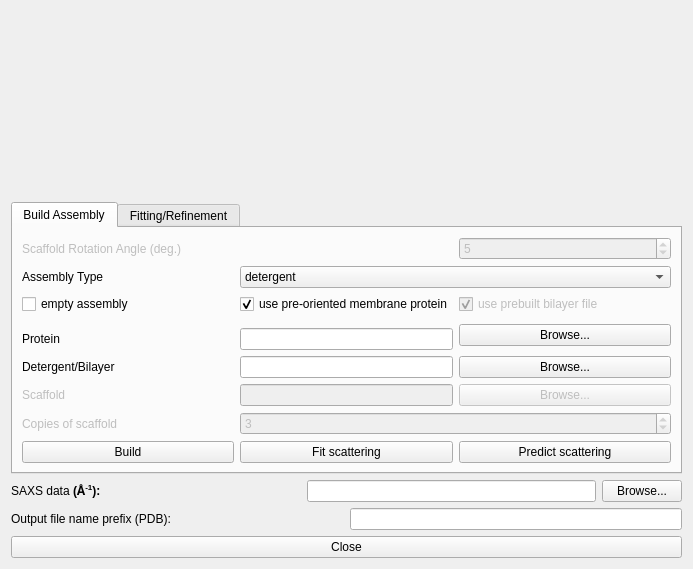
<?xml version="1.0" encoding="UTF-8"?>
<ui version="4.0">
 <class>Form</class>
 <widget class="QWidget" name="Form">
  <property name="geometry">
   <rect>
    <x>0</x>
    <y>0</y>
    <width>693</width>
    <height>569</height>
   </rect>
  </property>
  <property name="windowTitle">
   <string notr="true">PyMOL Membrane Builder Plugin</string>
  </property>
  <layout class="QGridLayout" name="gridLayout_2">
   <item row="3" column="0">
    <layout class="QHBoxLayout" name="horizontalLayout_3">
     <item>
      <widget class="QLabel" name="label_25">
       <property name="sizePolicy">
        <sizepolicy hsizetype="Expanding" vsizetype="Preferred">
         <horstretch>0</horstretch>
         <verstretch>0</verstretch>
        </sizepolicy>
       </property>
       <property name="text">
        <string notr="true">Output file name prefix (PDB):</string>
       </property>
      </widget>
     </item>
     <item>
      <widget class="QLineEdit" name="output_filename_prefix">
       <property name="toolTip">
        <string extracomment="file name prefix for output *.pdb files"/>
       </property>
       <property name="text">
        <string notr="true"/>
       </property>
       <property name="frame">
        <bool>true</bool>
       </property>
       <property name="dragEnabled">
        <bool>false</bool>
       </property>
      </widget>
     </item>
    </layout>
   </item>
   <item row="2" column="0">
    <layout class="QHBoxLayout" name="horizontalLayout">
     <item>
      <widget class="QLabel" name="label_13">
       <property name="sizePolicy">
        <sizepolicy hsizetype="Expanding" vsizetype="Preferred">
         <horstretch>0</horstretch>
         <verstretch>0</verstretch>
        </sizepolicy>
       </property>
       <property name="text">
        <string notr="true">SAXS data &lt;html&gt;&lt;b&gt;(&amp;#8491;&lt;sup&gt;-1&lt;/sup&gt;&lt;b/&gt;&lt;html/&gt;): </string>
       </property>
       <property name="scaledContents">
        <bool>true</bool>
       </property>
      </widget>
     </item>
     <item>
      <widget class="QLineEdit" name="input_filename_data">
       <property name="text">
        <string notr="true"/>
       </property>
      </widget>
     </item>
     <item>
      <widget class="QPushButton" name="btn_browse_data">
       <property name="text">
        <string notr="true">Browse...</string>
       </property>
      </widget>
     </item>
    </layout>
   </item>
   <item row="0" column="0">
    <widget class="QLabel" name="icon">
     <property name="sizePolicy">
      <sizepolicy hsizetype="MinimumExpanding" vsizetype="MinimumExpanding">
       <horstretch>0</horstretch>
       <verstretch>0</verstretch>
      </sizepolicy>
     </property>
     <property name="minimumSize">
      <size>
       <width>280</width>
       <height>60</height>
      </size>
     </property>
     <property name="autoFillBackground">
      <bool>false</bool>
     </property>
     <property name="styleSheet">
      <string notr="true">image: url(:/icon2Pref/big_mpbuilder_ic2.png);</string>
     </property>
     <property name="text">
      <string notr="true"/>
     </property>
     <property name="textFormat">
      <enum>Qt::PlainText</enum>
     </property>
     <property name="pixmap">
      <pixmap>big_mpbuilder_ic2.png</pixmap>
     </property>
     <property name="scaledContents">
      <bool>true</bool>
     </property>
     <property name="alignment">
      <set>Qt::AlignCenter</set>
     </property>
     <property name="wordWrap">
      <bool>true</bool>
     </property>
    </widget>
   </item>
   <item row="1" column="0">
    <widget class="QTabWidget" name="Build">
     <property name="enabled">
      <bool>true</bool>
     </property>
     <property name="sizePolicy">
      <sizepolicy hsizetype="Expanding" vsizetype="Expanding">
       <horstretch>0</horstretch>
       <verstretch>0</verstretch>
      </sizepolicy>
     </property>
     <property name="currentIndex">
      <number>0</number>
     </property>
     <widget class="QWidget" name="Build_2">
      <attribute name="title">
       <string>Build Assembly</string>
      </attribute>
      <attribute name="toolTip">
       <string>Generate a single model with user defined parameters</string>
      </attribute>
      <layout class="QGridLayout" name="gridLayout_3">
       <item row="1" column="0">
        <widget class="QLabel" name="label_5">
         <property name="text">
          <string notr="true">Assembly Type</string>
         </property>
        </widget>
       </item>
       <item row="3" column="2" rowspan="2">
        <widget class="QPushButton" name="btn_browse_prot">
         <property name="text">
          <string notr="true">Browse...</string>
         </property>
        </widget>
       </item>
       <item row="5" column="0">
        <widget class="QLabel" name="label_7">
         <property name="text">
          <string notr="true">Detergent/Bilayer</string>
         </property>
        </widget>
       </item>
       <item row="5" column="2">
        <widget class="QPushButton" name="btn_browse_lip">
         <property name="text">
          <string notr="true">Browse...</string>
         </property>
        </widget>
       </item>
       <item row="6" column="0">
        <widget class="QLabel" name="filename_scaffold_label">
         <property name="enabled">
          <bool>false</bool>
         </property>
         <property name="text">
          <string notr="true">Scaffold</string>
         </property>
        </widget>
       </item>
       <item row="6" column="1">
        <widget class="QLineEdit" name="input_filename_scaffold">
         <property name="enabled">
          <bool>false</bool>
         </property>
         <property name="text">
          <string notr="true"/>
         </property>
        </widget>
       </item>
       <item row="0" column="2">
        <widget class="QDoubleSpinBox" name="input_rotAng">
         <property name="enabled">
          <bool>false</bool>
         </property>
         <property name="decimals">
          <number>0</number>
         </property>
         <property name="value">
          <double>5.000000000000000</double>
         </property>
        </widget>
       </item>
       <item row="7" column="0">
        <widget class="QLabel" name="copies_scaffold_label">
         <property name="enabled">
          <bool>false</bool>
         </property>
         <property name="toolTip">
          <string>&lt;html&gt;&lt;head/&gt;&lt;body&gt;&lt;p&gt;Enter the number of scaffold protein monomers to be symmetrically generated&lt;/p&gt;&lt;/body&gt;&lt;/html&gt;</string>
         </property>
         <property name="text">
          <string notr="true">Copies of scaffold</string>
         </property>
        </widget>
       </item>
       <item row="8" column="0">
        <widget class="QPushButton" name="button_build">
         <property name="sizePolicy">
          <sizepolicy hsizetype="Expanding" vsizetype="Fixed">
           <horstretch>0</horstretch>
           <verstretch>0</verstretch>
          </sizepolicy>
         </property>
         <property name="toolTip">
          <string>&lt;html&gt;&lt;head/&gt;&lt;body&gt;&lt;p&gt;Generate a single model of the assembly with current parameters&lt;/p&gt;&lt;/body&gt;&lt;/html&gt;</string>
         </property>
         <property name="text">
          <string notr="true">Build</string>
         </property>
        </widget>
       </item>
       <item row="1" column="1" colspan="2">
        <widget class="QComboBox" name="input_type">
         <property name="toolTip">
          <string>&lt;html&gt;&lt;head/&gt;&lt;body&gt;&lt;p&gt;choose membrane/detergent assembly type&lt;/p&gt;&lt;/body&gt;&lt;/html&gt;</string>
         </property>
         <item>
          <property name="text">
           <string>detergent</string>
          </property>
         </item>
         <item>
          <property name="text">
           <string>salipro</string>
          </property>
         </item>
         <item>
          <property name="text">
           <string>nanodisc</string>
          </property>
         </item>
         <item>
          <property name="text">
           <string>bilayer</string>
          </property>
         </item>
         <item>
          <property name="text">
           <string>bicelle</string>
          </property>
         </item>
        </widget>
       </item>
       <item row="4" column="1">
        <widget class="QLineEdit" name="input_filename_prot">
         <property name="text">
          <string notr="true"/>
         </property>
        </widget>
       </item>
       <item row="5" column="1">
        <widget class="QLineEdit" name="input_filename_lip">
         <property name="text">
          <string notr="true"/>
         </property>
        </widget>
       </item>
       <item row="6" column="2">
        <widget class="QPushButton" name="btn_browse_scaffold">
         <property name="enabled">
          <bool>false</bool>
         </property>
         <property name="text">
          <string notr="true">Browse...</string>
         </property>
        </widget>
       </item>
       <item row="7" column="1" colspan="2">
        <widget class="QSpinBox" name="input_copies">
         <property name="enabled">
          <bool>false</bool>
         </property>
         <property name="minimum">
          <number>1</number>
         </property>
         <property name="maximum">
          <number>100</number>
         </property>
         <property name="singleStep">
          <number>1</number>
         </property>
         <property name="value">
          <number>3</number>
         </property>
        </widget>
       </item>
       <item row="4" column="0">
        <widget class="QLabel" name="label_6">
         <property name="text">
          <string notr="true">Protein</string>
         </property>
        </widget>
       </item>
       <item row="0" column="0" colspan="2">
        <widget class="QLabel" name="label_2">
         <property name="enabled">
          <bool>false</bool>
         </property>
         <property name="text">
          <string notr="true">Scaffold Rotation Angle (deg.)</string>
         </property>
        </widget>
       </item>
       <item row="8" column="2">
        <widget class="QPushButton" name="button_crysol_predict">
         <property name="sizePolicy">
          <sizepolicy hsizetype="Expanding" vsizetype="Fixed">
           <horstretch>0</horstretch>
           <verstretch>0</verstretch>
          </sizepolicy>
         </property>
         <property name="toolTip">
          <string>&lt;html&gt;&lt;head/&gt;&lt;body&gt;&lt;p&gt;Compute theoretical scattering from single model&lt;/p&gt;&lt;/body&gt;&lt;/html&gt;</string>
         </property>
         <property name="text">
          <string>Predict scattering</string>
         </property>
        </widget>
       </item>
       <item row="8" column="1">
        <widget class="QPushButton" name="button_crysol_fit">
         <property name="sizePolicy">
          <sizepolicy hsizetype="Expanding" vsizetype="Fixed">
           <horstretch>0</horstretch>
           <verstretch>0</verstretch>
          </sizepolicy>
         </property>
         <property name="toolTip">
          <string>&lt;html&gt;&lt;head/&gt;&lt;body&gt;&lt;p&gt;Fit theoretical scattering from single model to experimental data&lt;/p&gt;&lt;/body&gt;&lt;/html&gt;</string>
         </property>
         <property name="text">
          <string notr="true">Fit scattering</string>
         </property>
         <property name="autoDefault">
          <bool>false</bool>
         </property>
        </widget>
       </item>
       <item row="3" column="0" colspan="2">
        <layout class="QGridLayout" name="gridLayout"/>
       </item>
       <item row="2" column="1">
        <widget class="QCheckBox" name="checkBox_3">
         <property name="toolTip">
          <string>&lt;html&gt;&lt;head/&gt;&lt;body&gt;&lt;p&gt;Use the orientation of the supplied PDB file without recentering, leave unchecked to center and align along Z&lt;/p&gt;&lt;/body&gt;&lt;/html&gt;</string>
         </property>
         <property name="text">
          <string>use pre-oriented membrane protein</string>
         </property>
         <property name="checked">
          <bool>true</bool>
         </property>
         <property name="tristate">
          <bool>false</bool>
         </property>
        </widget>
       </item>
       <item row="2" column="2">
        <widget class="QCheckBox" name="checkBox_prebuild_bilayer">
         <property name="enabled">
          <bool>false</bool>
         </property>
         <property name="toolTip">
          <string>&lt;html&gt;&lt;head/&gt;&lt;body&gt;&lt;p&gt;Use a previously generated membrane bilayer, or leave unchecked to generate a new bilayer&lt;/p&gt;&lt;/body&gt;&lt;/html&gt;</string>
         </property>
         <property name="text">
          <string>use prebuilt bilayer file</string>
         </property>
         <property name="checked">
          <bool>true</bool>
         </property>
        </widget>
       </item>
       <item row="2" column="0">
        <widget class="QCheckBox" name="checkBox_emptyAssembly">
         <property name="toolTip">
          <string>&lt;html&gt;&lt;head/&gt;&lt;body&gt;&lt;p&gt;Check box if no transmembrane protein present&lt;/p&gt;&lt;/body&gt;&lt;/html&gt;</string>
         </property>
         <property name="text">
          <string>empty assembly</string>
         </property>
         <property name="checked">
          <bool>false</bool>
         </property>
        </widget>
       </item>
      </layout>
     </widget>
     <widget class="QWidget" name="tab">
      <attribute name="title">
       <string>Fitting/Refinement</string>
      </attribute>
      <attribute name="toolTip">
       <string>Refinment of assembly using gridsearch/optimization</string>
      </attribute>
      <layout class="QGridLayout" name="gridLayout_4">
       <item row="0" column="2">
        <widget class="QLabel" name="label_10">
         <property name="sizePolicy">
          <sizepolicy hsizetype="Preferred" vsizetype="Maximum">
           <horstretch>0</horstretch>
           <verstretch>0</verstretch>
          </sizepolicy>
         </property>
         <property name="text">
          <string notr="true">max</string>
         </property>
        </widget>
       </item>
       <item row="0" column="3">
        <widget class="QLabel" name="label_11">
         <property name="sizePolicy">
          <sizepolicy hsizetype="Preferred" vsizetype="Maximum">
           <horstretch>0</horstretch>
           <verstretch>0</verstretch>
          </sizepolicy>
         </property>
         <property name="text">
          <string notr="true">step</string>
         </property>
        </widget>
       </item>
       <item row="1" column="0">
        <widget class="QLabel" name="first_angle_label">
         <property name="sizePolicy">
          <sizepolicy hsizetype="Preferred" vsizetype="Fixed">
           <horstretch>0</horstretch>
           <verstretch>0</verstretch>
          </sizepolicy>
         </property>
         <property name="text">
          <string notr="true">&lt;html&gt;&lt;head/&gt;&lt;body&gt;&lt;p&gt;&lt;span style=&quot; font-size:10pt;&quot;&gt;Max Polar Angle &lt;/span&gt;&lt;span style=&quot; font-size:10pt; font-weight:600;&quot;&gt;ω&lt;/span&gt;&lt;span style=&quot; font-size:10pt;&quot;&gt; (deg.)&lt;/span&gt;&lt;/p&gt;&lt;/body&gt;&lt;/html&gt;</string>
         </property>
        </widget>
       </item>
       <item row="1" column="1">
        <widget class="QDoubleSpinBox" name="input_rotAng_min">
         <property name="sizePolicy">
          <sizepolicy hsizetype="Minimum" vsizetype="Fixed">
           <horstretch>0</horstretch>
           <verstretch>0</verstretch>
          </sizepolicy>
         </property>
         <property name="decimals">
          <number>0</number>
         </property>
         <property name="minimum">
          <double>-1000.000000000000000</double>
         </property>
         <property name="maximum">
          <double>1000.000000000000000</double>
         </property>
         <property name="value">
          <double>10.000000000000000</double>
         </property>
        </widget>
       </item>
       <item row="1" column="2">
        <widget class="QDoubleSpinBox" name="input_rotAng_max">
         <property name="sizePolicy">
          <sizepolicy hsizetype="Minimum" vsizetype="Fixed">
           <horstretch>0</horstretch>
           <verstretch>0</verstretch>
          </sizepolicy>
         </property>
         <property name="decimals">
          <number>0</number>
         </property>
         <property name="maximum">
          <double>1000.000000000000000</double>
         </property>
         <property name="value">
          <double>30.000000000000000</double>
         </property>
        </widget>
       </item>
       <item row="1" column="3">
        <widget class="QDoubleSpinBox" name="input_rotAng_step">
         <property name="sizePolicy">
          <sizepolicy hsizetype="Minimum" vsizetype="Fixed">
           <horstretch>0</horstretch>
           <verstretch>0</verstretch>
          </sizepolicy>
         </property>
         <property name="decimals">
          <number>0</number>
         </property>
         <property name="maximum">
          <double>1000.000000000000000</double>
         </property>
         <property name="value">
          <double>10.000000000000000</double>
         </property>
        </widget>
       </item>
       <item row="2" column="0">
        <widget class="QLabel" name="second_angle_label">
         <property name="sizePolicy">
          <sizepolicy hsizetype="Preferred" vsizetype="Fixed">
           <horstretch>0</horstretch>
           <verstretch>0</verstretch>
          </sizepolicy>
         </property>
         <property name="text">
          <string notr="true">&lt;html&gt;&lt;head/&gt;&lt;body&gt;&lt;p&gt;&lt;span style=&quot; font-size:10pt;&quot;&gt;Density Angle &lt;/span&gt;&lt;span style=&quot; font-size:10pt; font-weight:600;&quot;&gt;Δφ&lt;/span&gt;&lt;span style=&quot; font-size:10pt;&quot;&gt; (deg.)&lt;/span&gt;&lt;/p&gt;&lt;/body&gt;&lt;/html&gt;</string>
         </property>
        </widget>
       </item>
       <item row="2" column="1">
        <widget class="QDoubleSpinBox" name="input_rotAng_min_2">
         <property name="sizePolicy">
          <sizepolicy hsizetype="Minimum" vsizetype="Fixed">
           <horstretch>0</horstretch>
           <verstretch>0</verstretch>
          </sizepolicy>
         </property>
         <property name="decimals">
          <number>0</number>
         </property>
         <property name="maximum">
          <double>1000.000000000000000</double>
         </property>
         <property name="value">
          <double>9.000000000000000</double>
         </property>
        </widget>
       </item>
       <item row="2" column="2">
        <widget class="QDoubleSpinBox" name="input_rotAng_max_2">
         <property name="sizePolicy">
          <sizepolicy hsizetype="Minimum" vsizetype="Fixed">
           <horstretch>0</horstretch>
           <verstretch>0</verstretch>
          </sizepolicy>
         </property>
         <property name="decimals">
          <number>0</number>
         </property>
         <property name="maximum">
          <double>1000.000000000000000</double>
         </property>
         <property name="value">
          <double>11.000000000000000</double>
         </property>
        </widget>
       </item>
       <item row="2" column="3">
        <widget class="QDoubleSpinBox" name="input_rotAng_step_2">
         <property name="sizePolicy">
          <sizepolicy hsizetype="Minimum" vsizetype="Fixed">
           <horstretch>0</horstretch>
           <verstretch>0</verstretch>
          </sizepolicy>
         </property>
         <property name="decimals">
          <number>0</number>
         </property>
         <property name="maximum">
          <double>1000.000000000000000</double>
         </property>
         <property name="value">
          <double>1.000000000000000</double>
         </property>
        </widget>
       </item>
       <item row="3" column="0">
        <widget class="QLabel" name="number_scaffold_label">
         <property name="enabled">
          <bool>false</bool>
         </property>
         <property name="sizePolicy">
          <sizepolicy hsizetype="Preferred" vsizetype="Fixed">
           <horstretch>0</horstretch>
           <verstretch>0</verstretch>
          </sizepolicy>
         </property>
         <property name="toolTip">
          <string>&lt;html&gt;&lt;head/&gt;&lt;body&gt;&lt;p&gt;Enter the number of scaffold protein monomers to be symmetrically generated&lt;/p&gt;&lt;/body&gt;&lt;/html&gt;</string>
         </property>
         <property name="text">
          <string notr="true">Start number of scaffold monomers</string>
         </property>
        </widget>
       </item>
       <item row="3" column="1">
        <widget class="QDoubleSpinBox" name="input_scaffold_number_min">
         <property name="enabled">
          <bool>false</bool>
         </property>
         <property name="sizePolicy">
          <sizepolicy hsizetype="Minimum" vsizetype="Fixed">
           <horstretch>0</horstretch>
           <verstretch>0</verstretch>
          </sizepolicy>
         </property>
         <property name="decimals">
          <number>0</number>
         </property>
         <property name="minimum">
          <double>1.000000000000000</double>
         </property>
         <property name="maximum">
          <double>99.000000000000000</double>
         </property>
         <property name="value">
          <double>2.000000000000000</double>
         </property>
        </widget>
       </item>
       <item row="3" column="2">
        <widget class="QDoubleSpinBox" name="input_scaffold_number_max">
         <property name="enabled">
          <bool>false</bool>
         </property>
         <property name="sizePolicy">
          <sizepolicy hsizetype="Minimum" vsizetype="Fixed">
           <horstretch>0</horstretch>
           <verstretch>0</verstretch>
          </sizepolicy>
         </property>
         <property name="decimals">
          <number>0</number>
         </property>
         <property name="maximum">
          <double>20.000000000000000</double>
         </property>
         <property name="value">
          <double>3.000000000000000</double>
         </property>
        </widget>
       </item>
       <item row="3" column="3">
        <widget class="QDoubleSpinBox" name="input_scaffold_number_step">
         <property name="enabled">
          <bool>false</bool>
         </property>
         <property name="sizePolicy">
          <sizepolicy hsizetype="Minimum" vsizetype="Fixed">
           <horstretch>0</horstretch>
           <verstretch>0</verstretch>
          </sizepolicy>
         </property>
         <property name="decimals">
          <number>0</number>
         </property>
         <property name="maximum">
          <double>10.000000000000000</double>
         </property>
         <property name="value">
          <double>1.000000000000000</double>
         </property>
        </widget>
       </item>
       <item row="4" column="0" colspan="4">
        <layout class="QHBoxLayout" name="horizontalLayout_2">
         <item>
          <widget class="QPushButton" name="button_refinement">
           <property name="toolTip">
            <string>&lt;html&gt;&lt;head/&gt;&lt;body&gt;&lt;p&gt;Fit theoretical scattering from single model to experimental data&lt;/p&gt;&lt;/body&gt;&lt;/html&gt;</string>
           </property>
           <property name="text">
            <string notr="true">Refinement</string>
           </property>
           <property name="autoDefault">
            <bool>true</bool>
           </property>
          </widget>
         </item>
        </layout>
       </item>
       <item row="0" column="1">
        <widget class="QLabel" name="label_9">
         <property name="sizePolicy">
          <sizepolicy hsizetype="Preferred" vsizetype="Maximum">
           <horstretch>0</horstretch>
           <verstretch>0</verstretch>
          </sizepolicy>
         </property>
         <property name="text">
          <string notr="true">min.</string>
         </property>
        </widget>
       </item>
      </layout>
     </widget>
    </widget>
   </item>
   <item row="4" column="0">
    <widget class="QPushButton" name="button_close">
     <property name="text">
      <string notr="true">Close</string>
     </property>
    </widget>
   </item>
  </layout>
 </widget>
 <resources>
  <include location="icon2.qrc"/>
 </resources>
 <connections/>
</ui>
